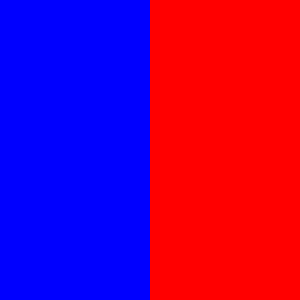
Frame 1 (no input)
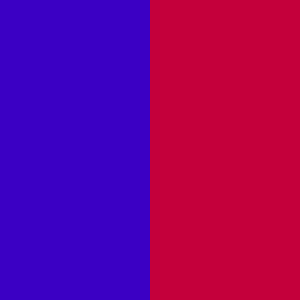
Frame 60 (the mouse pressed at the canvas centre just before this capture)
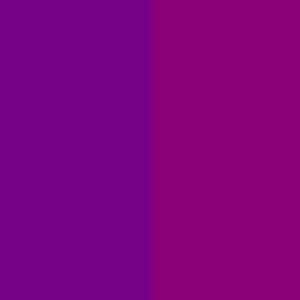
Frame 120 (the mouse held since frame 60 and released just before this capture)

The Processing sketch that drew these frames (run headless with seeded random() and noise(); from frame 60 on, the mouse is pressed at the canvas centre):

// Processing sketch: Exercise16
// ── Exercise16.pde
float c1=0,c2=255;
int c1_change=1,c2_change=-1;

void setup() {
    size(300,300);
}

void draw() {
    noStroke();
    fill(c1,0,c2);
    rect(0,0,width/2,height);
    fill(c2,0,c1);
    rect(width/2,0,width/2,height);
    c1 = c1 + c1_change;
    c2 = c2 + c2_change;
    if (c1<0 || c1>255)
        c1_change *= -1;
    if (c2<0 || c2>255)
        c2_change *= -1;
}
